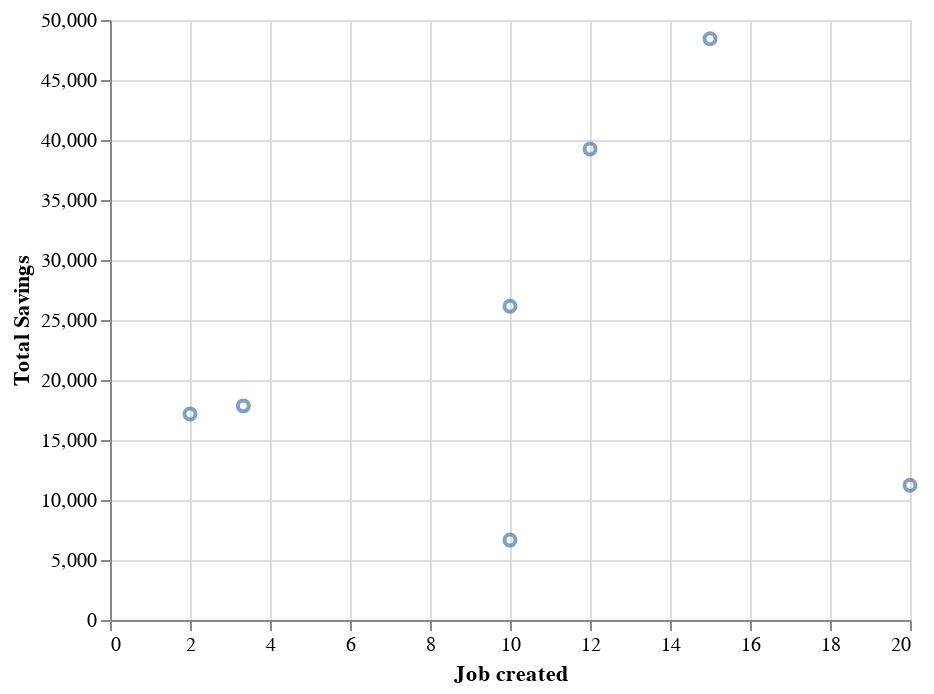

Write notebook code for a chart like this one.
### Code cell
source = df2

alt.Chart(source).mark_point().encode(
    x='Job created',
    y=alt.Y('Total Savings')
)

### Figure 1 — Vega-Lite specification as saved in the notebook (floating-point values rounded to 4 significant figures)
{"config": {"view": {"continuousWidth": 400, "continuousHeight": 300}}, "data": {"name": "data-291568985bdfbc1c2ac9db16ee372d0b"}, "mark": "point", "encoding": {"x": {"field": "Job created", "type": "quantitative"}, "y": {"field": "Total Savings", "type": "quantitative"}}, "$schema": "https://vega.github.io/schema/vega-lite/v4.17.0.json", "datasets": {"data-291568985bdfbc1c2ac9db16ee372d0b": [{"Job created": null, "Total Savings": 469900.0}, {"Job created": 10.0, "Total Savings": 26140.0}, {"Job created": null, "Total Savings": 24340.0}, {"Job created": 2.0, "Total Savings": 17160.0}, {"Job created": null, "Total Savings": 4036.0}, {"Job created": null, "Total Savings": 59950.0}, {"Job created": 15.0, "Total Savings": 48430.0}, {"Job created": null, "Total Savings": 13990.0}, {"Job created": null, "Total Savings": 9754.0}, {"Job created": null, "Total Savings": 23930.0}, {"Job created": 12.0, "Total Savings": 39250.0}, {"Job created": null, "Total Savings": 2761.0}, {"Job created": 10.0, "Total Savings": 6658.0}, {"Job created": 3.333, "Total Savings": 17840.0}, {"Job created": null, "Total Savings": 61830.0}, {"Job created": null, "Total Savings": 37210.0}, {"Job created": null, "Total Savings": 17760.0}, {"Job created": 20.0, "Total Savings": 11230.0}, {"Job created": null, "Total Savings": 14320.0}, {"Job created": null, "Total Savings": 14330.0}]}}
